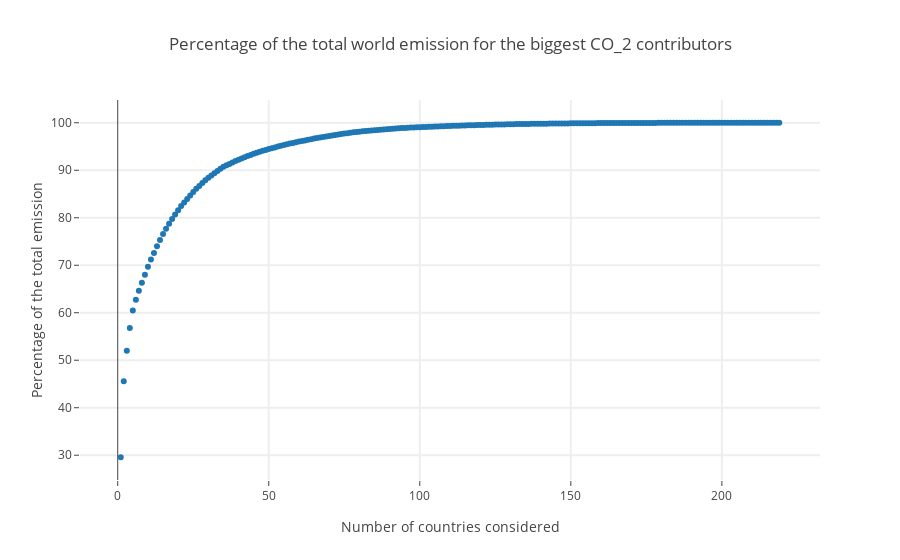

The notebook cell saved with this chart:
### Markdown cell above
##Below is a plot how the percentage of CO_2 emiisions as a functionof the number of the countries with highest emission. For example, from the plot we can see that the biggest 40 contributors make up 92% of the total CO_2 emission. The biggest 80 contributors make up 98% of the world's CO_2 emission.

### Code cell
trace0 = go.Scatter(
    x = percentege_emissions_2014['number of countries'],
    y = percentege_emissions_2014['percentage_co2'],
    mode = 'markers',
    name = 'markers'
)

data = [trace0]

layout= go.Layout(
    title= 'Percentage of the total world emission for the biggest CO_2 contributors',
    xaxis= dict(
        title= 'Number of countries considered',
        ticklen= 5,
        gridwidth= 2,
    ),
    yaxis=dict(
        title= 'Percentage of the total emission',
        ticklen= 5,
        gridwidth= 2,
    ),
    showlegend= False
)
fig= go.Figure(data=data, layout=layout)
plotly.offline.iplot(fig)

### Figure 1 — Plotly figure (JSON) as saved in the notebook; plotly's stock layout.template omitted (floating-point values rounded to 4 significant figures; data arrays with more than 128 entries replaced by an {"elided": "..."} marker saying what was removed)
{"data": [{"mode": "markers", "name": "markers", "type": "scatter", "x": {"elided": "219 int values"}, "y": {"elided": "219 float values"}}], "layout": {"showlegend": false, "title": "Percentage of the total world emission for the biggest CO_2 contributors", "xaxis": {"gridwidth": 2, "ticklen": 5, "title": "Number of countries considered"}, "yaxis": {"gridwidth": 2, "ticklen": 5, "title": "Percentage of the total emission"}}}
